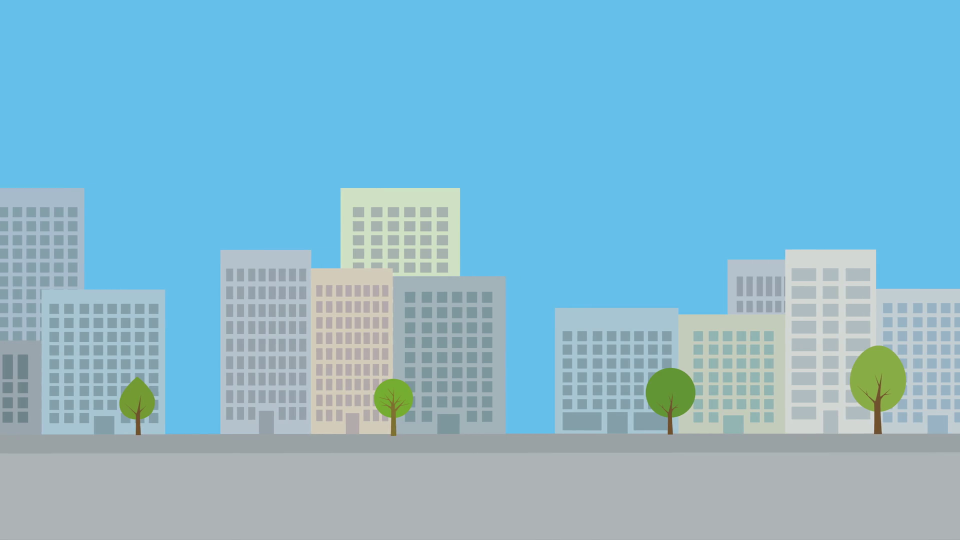
%> input picture city.png, 1920 x 1080 px (shown at 1/2 size)
$ octave Flappy2.m   (GNU Octave 9; MATLAB toolbox functions it lacks are replaced by stand-ins)
%> lines starting %> are read from the running program, lines starting %| are printed output that depends on the picture
clear
commandwindow
% Simple program for solving the advection equation
%%%%%%%%%%%%
%% Set up parameters
tau=.1; %input('Enter timestep:');
N = 700;% input('Enter N steps:');
c = 1;                  % Wave speed
L = 5.0;                % Length of domain
h = L/N;                % Space grid size
x = -L/2+h/2+(0:N-1)*h; % Space coordinate
tau = h/c;             % Stability limit
clf
%inserting image as background of initial screen
ylim([0, 8]); xlim([1,2]);
img = imread('city.png');
%> img is the input picture: size 1080x1920x3 uint8; mean R, G, B 133.6, 186, 208.1
imagesc([1 2], [0 8], img);
axis off
%setting limits of y axis
ylowlimit = 0;
yuplimit = 8;
%game start message
title('Floaty Shape', 'Color', 'black', 'FontSize', 25, 'FontName','Goudy Stout')
text(1.1, 4, '"W" to Float and "S" to Dive', 'Color', 'blue', 'FontSize', 20, 'FontName','HoboSTD' )
text(1.1, 3, 'Good Luck!', 'Color', 'blue', 'FontSize', 20, 'FontName','HoboSTD' )
text(1.1, 2, 'Press any button to continue...', 'Color', 'blue', 'FontSize', 20, 'FontName','HoboSTD' )
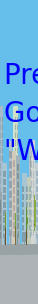
%> figure redrawn from the program's plot data; shown 38 times larger; its title reads 'Floaty Shape'
lives=1;    %counter for lives
level = 0;  %counter for levels
xofy = 1.2/h;
b = zeros(N+1,1);
b = b+4;
a = zeros(N+1,1);       % Numerical solution vector
xi = 1:N;               % Index counters
xm = [2:N 1];
xp = [N 1:N-1];
%initializing color and shape
colorshift = 1;
color ='blue';
shapeshift = 0;
shape = 's';
%initializing counters for creating pulses at bottom and top
bottom = 5;
top = 5;
space = 100;
%initializing positions to be used for coins
c1x=0;
c1y=0;
c1x2=0;
c1y2=0;
coinnumber = 0;
CoinCounter = 0;
% Define initial pulse
a=  2./cosh(5*x.^2/h).^2;    % initial bottom pulse
b= - 2./cosh(5*x.^2/h).^2 +7; % initial top pulse
%%%%%%%%%%%%
%% Run the loop
pause;
clf
plot(x,a,'-o'); ylim([-1,1.5]);


coeff_ftcs = -c*tau/(2.*h);
istep = 1;
t=0;    %initializing time
v = 0;  %initializing velocity (only y-direction)
accel = -100;   %constant acceleration (only y-direction)

America = 0;    %constant for special 'America mode'
set(gcf,'CurrentCharacter','@'); % set to a dummy character for flapping
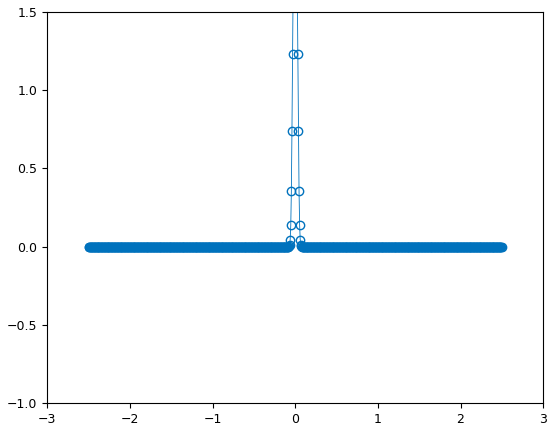
%> figure redrawn from the program's plot data; curve peaks at x = -0.00357, y = 2, above the top of the axes

while lives > 0
    lives = lives -1;
%     y= (b(700*h*1.2 +350) + a(700*h*1.2 +350))/2;
    y = (a(round(1.2/h + 700/2 +3))+.1 + (b(round(1.2/h + 700/2 + 3))-.15))/2;
    v = 0;
    %loops runs as long as shape doesn't touch barriers
    while((y > a(round(1.2/h + 700/2 +3))+.1) && (y < (b(round(1.2/h + 700/2 + 3))-.15))) | (y > (b(round(1.2/h + 700/2 + 3))+.4)) | (y < (a(round(1.2/h + 700/2 + 3))-.3));

        if y > 30   % if you go too high, sends you underneath
            y = -20;
        elseif y< -30 %if you go too low, sends you up top
            y = 20;
        end

        if rem(istep +3599, 3600) ==0 %loops the audio player so music continues
%> (the run ends here)
